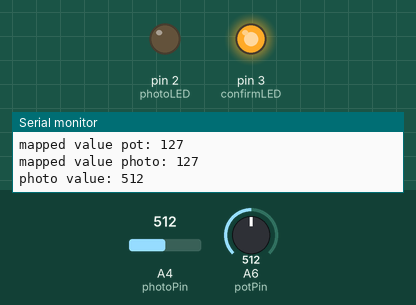
Simulated run of this sketch. Board: Arduino Nano, built with avr-gcc and run on an emulated ATmega328P. Shown: output pins drawn as LEDs (lit = HIGH), the last lines printed to the serial monitor. The inputs (shaded band) are chosen by the test bench; at power-on: A4 (photoPin) = 512, A6 (potPin) = 512.

Above: at 1.2 s.
1.3 s: A4 (photoPin) set to 528
At 2.3 s:
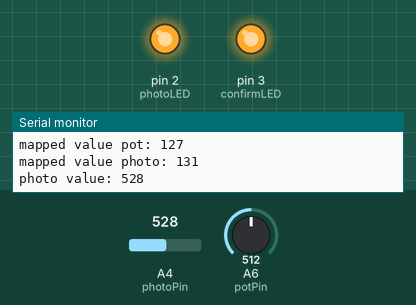
2.8 s: A6 (potPin) set to 413
5.8 s: A6 (potPin) set to 394
8.8 s: A4 (photoPin) set to 511
At 10.0 s:
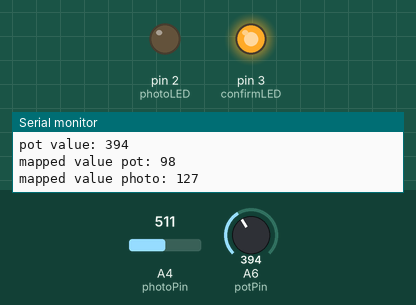
11.8 s: A4 (photoPin) set to 716
At 12.8 s:
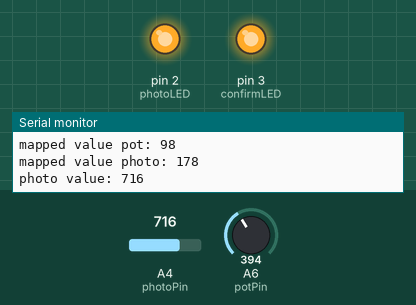
Timing chart, 0 to 14.3 s (numbered marks = the images above; inputs shaded):
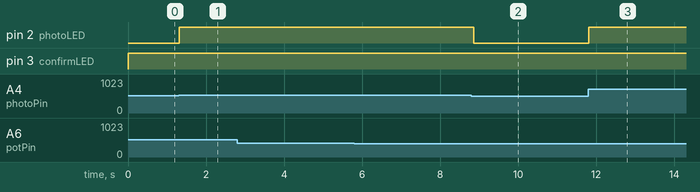

Measured:
- the behaviour switches between 513 and 514 on A4 (photoPin) (found by bisection; images 0 and 1)
- after the input at 1.3 s, pin 2 (photoLED): LOW → HIGH at once
- after the input at 8.8 s, pin 2 (photoLED): HIGH → LOW after 0.06 s
- after the input at 11.8 s, pin 2 (photoLED): LOW → HIGH at once

The sketch:

week10_hw.ino
```cpp
int const photoPin = A4;
int const potPin = A6;

int const photoLED = 2;
int const potLED = 21;
int const confirmLED = 3;

int photoValue = 0;
int potValue = 0;

void setup() {
  // put your setup code here, to run once:

  pinMode(photoLED, OUTPUT);
  pinMode(potLED, OUTPUT);
  pinMode(confirmLED, OUTPUT);

  pinMode(photoPin, INPUT);
  pinMode(potPin, INPUT);

  Serial.begin(9600);

}

void loop() {
  // put your main code here, to run repeatedly:

int potValue = analogRead(potPin);
int photoValue = analogRead(photoPin);

int potLightup = map(potValue, 0, 1023, 0, 255);
int photoLightup = map(photoValue, 0, 1023, 0, 255);

analogWrite(potLED, potLightup);
analogWrite(photoLED, photoLightup);
delay(10);

if (potLightup == photoLightup){
  digitalWrite(confirmLED, HIGH);
}

Serial.print("pot value: ");
Serial.println(potValue);

Serial.print("mapped value pot: ");
Serial.println(potLightup);

Serial.print("mapped value photo: ");
Serial.println(photoLightup);

Serial.print("photo value: ");
Serial.println(photoValue);

}
```
